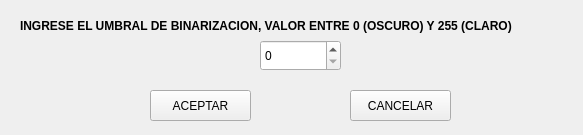
<?xml version="1.0" encoding="UTF-8"?>
<ui version="4.0">
 <class>Form</class>
 <widget class="QWidget" name="Form">
  <property name="geometry">
   <rect>
    <x>0</x>
    <y>0</y>
    <width>583</width>
    <height>135</height>
   </rect>
  </property>
  <property name="windowTitle">
   <string>Form</string>
  </property>
  <widget class="QSpinBox" name="numero">
   <property name="geometry">
    <rect>
     <x>260</x>
     <y>40</y>
     <width>81</width>
     <height>31</height>
    </rect>
   </property>
  </widget>
  <widget class="QLabel" name="titulo">
   <property name="geometry">
    <rect>
     <x>20</x>
     <y>0</y>
     <width>561</width>
     <height>51</height>
    </rect>
   </property>
   <property name="font">
    <font>
     <family>Arial</family>
     <pointsize>9</pointsize>
     <weight>75</weight>
     <bold>true</bold>
    </font>
   </property>
   <property name="text">
    <string>INGRESE EL UMBRAL DE BINARIZACION, VALOR ENTRE 0 (OSCURO) Y 255 (CLARO)</string>
   </property>
   <property name="wordWrap">
    <bool>true</bool>
   </property>
  </widget>
  <widget class="QPushButton" name="aceptar">
   <property name="geometry">
    <rect>
     <x>150</x>
     <y>90</y>
     <width>101</width>
     <height>31</height>
    </rect>
   </property>
   <property name="font">
    <font>
     <family>Arial</family>
    </font>
   </property>
   <property name="text">
    <string>ACEPTAR</string>
   </property>
  </widget>
  <widget class="QPushButton" name="cancelar">
   <property name="geometry">
    <rect>
     <x>350</x>
     <y>90</y>
     <width>101</width>
     <height>31</height>
    </rect>
   </property>
   <property name="font">
    <font>
     <family>Arial</family>
    </font>
   </property>
   <property name="text">
    <string>CANCELAR</string>
   </property>
  </widget>
 </widget>
 <resources/>
 <connections/>
</ui>
